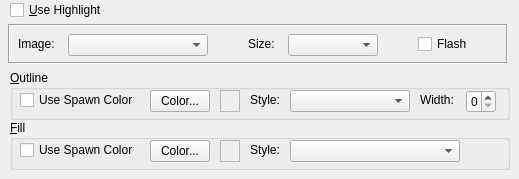
    <widget class="QWidget" name="highlight">
     <attribute name="title">
      <string>&amp;Highlight</string>
     </attribute>
     <widget class="QCheckBox" name="m_useHighlight">
      <property name="geometry">
       <rect>
        <x>10</x>
        <y>0</y>
        <width>110</width>
        <height>20</height>
       </rect>
      </property>
      <property name="text">
       <string>&amp;Use Highlight</string>
      </property>
     </widget>
     <widget class="QFrame" name="frame6">
      <property name="geometry">
       <rect>
        <x>8</x>
        <y>24</y>
        <width>500</width>
        <height>40</height>
       </rect>
      </property>
      <property name="frameShape">
       <enum>QFrame::Box</enum>
      </property>
      <property name="frameShadow">
       <enum>QFrame::Sunken</enum>
      </property>
      <widget class="QLabel" name="TextLabel1_2_2">
       <property name="geometry">
        <rect>
         <x>10</x>
         <y>10</y>
         <width>40</width>
         <height>20</height>
        </rect>
       </property>
       <property name="text">
        <string>Image:</string>
       </property>
       <property name="wordWrap">
        <bool>false</bool>
       </property>
       <property name="buddy">
        <cstring>m_highlightImage</cstring>
       </property>
      </widget>
      <widget class="QCheckBox" name="m_highlightFlash">
       <property name="geometry">
        <rect>
         <x>410</x>
         <y>10</y>
         <width>80</width>
         <height>20</height>
        </rect>
       </property>
       <property name="text">
        <string>Flash</string>
       </property>
      </widget>
      <widget class="QComboBox" name="m_highlightSize">
       <property name="geometry">
        <rect>
         <x>280</x>
         <y>10</y>
         <width>90</width>
         <height>22</height>
        </rect>
       </property>
      </widget>
      <widget class="QLabel" name="TextLabel2_2_2">
       <property name="geometry">
        <rect>
         <x>240</x>
         <y>10</y>
         <width>30</width>
         <height>20</height>
        </rect>
       </property>
       <property name="text">
        <string>Size:</string>
       </property>
       <property name="wordWrap">
        <bool>false</bool>
       </property>
       <property name="buddy">
        <cstring>m_highlightSize</cstring>
       </property>
      </widget>
      <widget class="QComboBox" name="m_highlightImage">
       <property name="geometry">
        <rect>
         <x>60</x>
         <y>10</y>
         <width>140</width>
         <height>22</height>
        </rect>
       </property>
      </widget>
     </widget>
     <widget class="QGroupBox" name="highlightFillGroupBox_2">
      <property name="geometry">
       <rect>
        <x>10</x>
        <y>120</y>
        <width>500</width>
        <height>50</height>
       </rect>
      </property>
      <property name="title">
       <string>&amp;Fill</string>
      </property>
      <widget class="QCheckBox" name="m_highlightUseSpawnColorBrush">
       <property name="geometry">
        <rect>
         <x>10</x>
         <y>20</y>
         <width>130</width>
         <height>20</height>
        </rect>
       </property>
       <property name="text">
        <string>Use Spawn Color</string>
       </property>
      </widget>
      <widget class="QLabel" name="TextLabel3_2_2_2">
       <property name="geometry">
        <rect>
         <x>240</x>
         <y>20</y>
         <width>38</width>
         <height>20</height>
        </rect>
       </property>
       <property name="text">
        <string>Style:</string>
       </property>
       <property name="wordWrap">
        <bool>false</bool>
       </property>
       <property name="buddy">
        <cstring>m_highlightBrushStyle</cstring>
       </property>
      </widget>
      <widget class="QPushButton" name="m_highlightBrushColor">
       <property name="geometry">
        <rect>
         <x>140</x>
         <y>20</y>
         <width>60</width>
         <height>22</height>
        </rect>
       </property>
       <property name="text">
        <string>Color...</string>
       </property>
      </widget>
      <widget class="QFrame" name="m_highlightBrushColorSample">
       <property name="geometry">
        <rect>
         <x>210</x>
         <y>20</y>
         <width>20</width>
         <height>22</height>
        </rect>
       </property>
       <property name="autoFillBackground">
        <bool>true</bool>
       </property>
       <property name="frameShape">
        <enum>QFrame::StyledPanel</enum>
       </property>
       <property name="frameShadow">
        <enum>QFrame::Raised</enum>
       </property>
      </widget>
      <widget class="QComboBox" name="m_highlightBrushStyle">
       <property name="geometry">
        <rect>
         <x>280</x>
         <y>20</y>
         <width>170</width>
         <height>22</height>
        </rect>
       </property>
      </widget>
     </widget>
     <widget class="QGroupBox" name="highlightOutlineGroupBox_2">
      <property name="geometry">
       <rect>
        <x>10</x>
        <y>70</y>
        <width>500</width>
        <height>50</height>
       </rect>
      </property>
      <property name="title">
       <string>&amp;Outline</string>
      </property>
      <widget class="QCheckBox" name="m_highlightUseSpawnColorPen">
       <property name="geometry">
        <rect>
         <x>10</x>
         <y>20</y>
         <width>130</width>
         <height>20</height>
        </rect>
       </property>
       <property name="text">
        <string>Use Spawn Color</string>
       </property>
      </widget>
      <widget class="QComboBox" name="m_highlightPenStyle">
       <property name="geometry">
        <rect>
         <x>280</x>
         <y>20</y>
         <width>120</width>
         <height>22</height>
        </rect>
       </property>
      </widget>
      <widget class="QLabel" name="TextLabel5_2_2_2">
       <property name="geometry">
        <rect>
         <x>240</x>
         <y>20</y>
         <width>38</width>
         <height>20</height>
        </rect>
       </property>
       <property name="text">
        <string>Style:</string>
       </property>
       <property name="wordWrap">
        <bool>false</bool>
       </property>
       <property name="buddy">
        <cstring>m_highlightPenStyle</cstring>
       </property>
      </widget>
      <widget class="QPushButton" name="m_highlightPenColor">
       <property name="geometry">
        <rect>
         <x>140</x>
         <y>20</y>
         <width>60</width>
         <height>22</height>
        </rect>
       </property>
       <property name="text">
        <string>Color...</string>
       </property>
      </widget>
      <widget class="QLabel" name="TextLabel4_2_2_2">
       <property name="geometry">
        <rect>
         <x>410</x>
         <y>20</y>
         <width>40</width>
         <height>20</height>
        </rect>
       </property>
       <property name="text">
        <string>Width:</string>
       </property>
       <property name="wordWrap">
        <bool>false</bool>
       </property>
       <property name="buddy">
        <cstring>m_highlightPenWidth</cstring>
       </property>
      </widget>
      <widget class="QFrame" name="m_highlightPenColorSample">
       <property name="geometry">
        <rect>
         <x>210</x>
         <y>20</y>
         <width>20</width>
         <height>22</height>
        </rect>
       </property>
       <property name="autoFillBackground">
        <bool>true</bool>
       </property>
       <property name="frameShape">
        <enum>QFrame::StyledPanel</enum>
       </property>
       <property name="frameShadow">
        <enum>QFrame::Raised</enum>
       </property>
      </widget>
      <widget class="QSpinBox" name="m_highlightPenWidth">
       <property name="geometry">
        <rect>
         <x>456</x>
         <y>20</y>
         <width>30</width>
         <height>23</height>
        </rect>
       </property>
       <property name="maximum">
        <number>5</number>
       </property>
      </widget>
     </widget>
    </widget>
